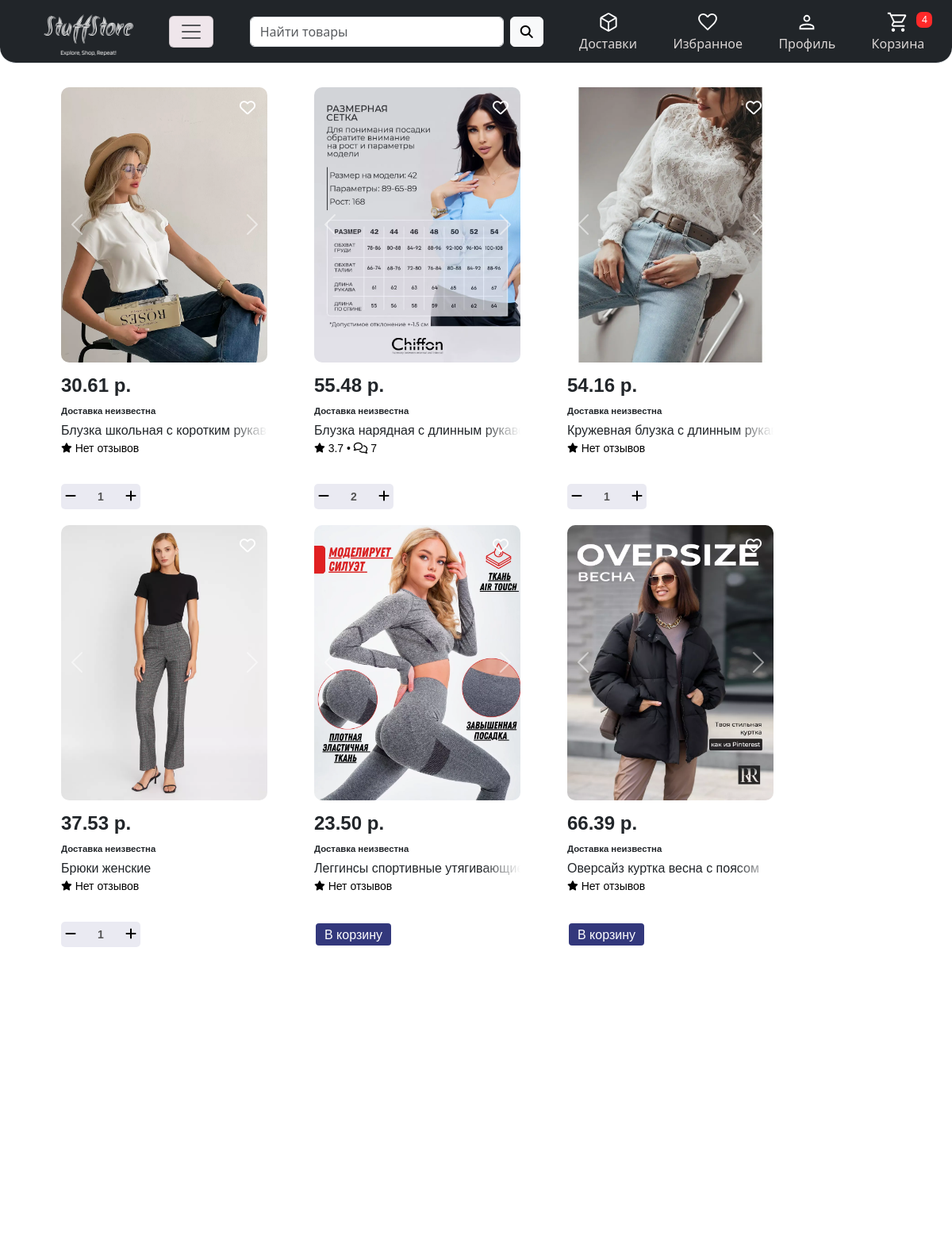
/ (signed in, upper part), run on an earlier commit of the app's database.
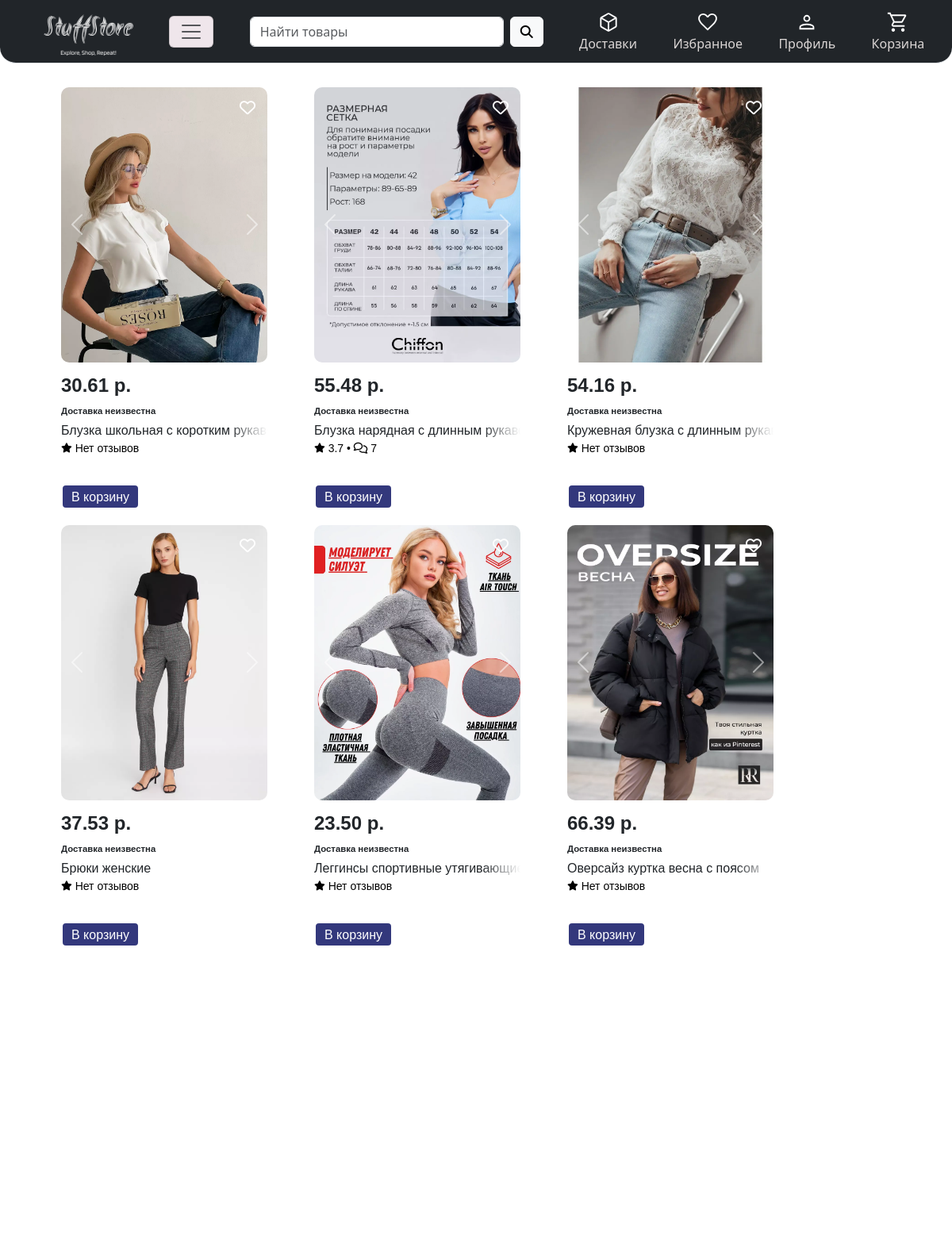
And on a later commit of the database.
### products/models.py (models this page shows, shortened)
class Product(models.Model):
    name = models.CharField(max_length=128)
    price = models.DecimalField(max_digits=10, decimal_places=2)
    description = models.TextField()
    quantity = models.PositiveIntegerField(default=0)
    slug = models.SlugField(max_length=255, unique=True, db_index=True)
    subcategory = models.ForeignKey(to=SubCategory, on_delete=models.PROTECT)
    stripe_product_price_id = models.CharField(max_length=128, blank=True, null=True)
    def get_absolute_url(self):
        return reverse('products:product_page',
                       kwargs={'subcategory_slug': self.subcategory.slug, 'product_id': self.pk})
    def get_avg_rating(self):
        avg_rating = self.reviews.aggregate(avg_rating=Avg('rating'))['avg_rating']
        return avg_rating

### basket/models.py (models this page shows, shortened)
class Basket(models.Model):
    user = models.ForeignKey(User, on_delete=models.CASCADE)
    product = models.ForeignKey(Product, on_delete=models.CASCADE, related_name='basket')
    quantity = models.IntegerField(default=0)
    selected_for_purchase = models.BooleanField(default=True)
    objects = BasketQueryset.as_manager()

### reviews/models.py (models this page shows)
class Review(models.Model):
    product = models.ForeignKey('products.Product', on_delete=models.CASCADE, related_name='reviews', verbose_name='Товар')
    rating = models.PositiveSmallIntegerField(validators=[
        MinValueValidator(1),
        MaxValueValidator(5),
    ])
    user = models.ForeignKey('users.User', on_delete=models.SET_NULL, null=True, related_name='reviews', verbose_name='Пользователь')
    date = models.DateTimeField(auto_now_add=True, verbose_name='Время отзыва')
    description = models.TextField()
    class Meta:
        ordering = ['-date', ]

### products/views.py (the view)
# urls.py: path('', MainView.as_view(), name='home'),
class MainView(BaseMixin, ListView):
    model = Product
    template_name = 'products/main.html'
    def get_context_data(self, *, object_list=None, **kwargs):
        context = super(MainView, self).get_context_data()
        context['title'] = 'StuffStore'
        if not isinstance(self.request.user, AnonymousUser):
            context['basket_products'] = Basket.objects.filter(user=self.request.user)
            context['all_basket_products'] = context['basket_products'].count()
            context['favorites_products'] = list(*list(zip(*Favorites.objects.filter(user=self.request.user).values_list('product'))))
        return context

### products/mixins.py (called while the page is built)
    def get_context_data(self, **kwargs):
        context = super(BaseMixin, self).get_context_data(**kwargs)
        context.update({'title': self.title,
                        'categories': Category.objects.all(),
                        'subcategories': SubCategory.objects.all(),
                        'navbar': navbar_list, 'footer': footer_list,
                        'logo': payment_list, 'bought_cards': cards, 'shopping': shopping_cards,
                        'payment_list': favourite_cards,
                        })
        if not isinstance(self.request.user, AnonymousUser):
            context['basket_counter'] = Basket.objects.filter(user=self.request.user).count()
        return context

### products/models.py (called while the page is built)
    def get_absolute_url(self):
        return reverse('products:catalog', kwargs={'subcategory_slug': self.slug})

### products/templatetags/custom_tags.py (called while the page is built)
@register.simple_tag
def find_product_in_basket(product, basket):
    try:
        return basket.get(product=product)
    except:
        return False

### products/templates/products/main.html
{% extends 'products/base.html' %}
{% load custom_tags %}
{% block content %}
    {% cards_of_products object_list user.id %}
{% endblock content %}

### products/templates/products/templatetags/card_of_product.html (shortened to what the changed rows need)
{% load custom_tags %}
<div class="row row-cols-auto" style="margin-top: 30px">
    {% for product in products %}
        <div class="col" style="cursor: pointer; margin-bottom: 20px;margin-left: 35px">
            <div class="card border-0" style="width: 260px; height: 500px">
                <a onclick="add_product_to_favorites({{ product.id }})">
                    <i id="favorite_heart_{{ product.id }}"
                       class="{% if product.pk in favorites_products %}fa-solid{% else %}fa-regular{% endif %} fa-heart fa-lg add_to_favourite"
                       style="color: rgb(255, 255, 255); position: absolute; top: 10px; z-index: 1000; right: 10px; margin: 15px 5px 0px 0px;"></i></a>
                <div id="carousel-{{ product.id }}" class="carousel slide carousel-fade">
                    <div class="carousel-inner">
                        {% for image in product.images.all %}
                            {% if image %}
                                <div class="carousel-item {% if forloop.first %}active{% endif %}">
                                    <div class="image-wrapper">
                                        <a href="{{ product.get_absolute_url }}">
                                            <img src="{{ image.image.url }}" class="d-block w-100 card-img-top"
                                                 style="border-radius: 10px; width: 330px;" alt="Image">
                                        </a>
                                    </div>
                                </div>
                            {% endif %}
                        {% endfor %}
                    </div>
                    <button class="carousel-control-prev" type="button" data-bs-target="#carousel-{{ product.id }}"
                            data-bs-slide="prev">
                        <span class="carousel-control-prev-icon" aria-hidden="true"></span>
                    </button>
                    <button class="carousel-control-next" type="button" data-bs-target="#carousel-{{ product.id }}"
                            data-bs-slide="next">
                        <span class="carousel-control-next-icon" aria-hidden="true"></span>
                    </button>
                </div>
                <div class="card-body"
                     style="overflow: hidden; padding-top: 5px; padding-bottom: 0px; padding-left: 0; margin-top: 0;">
                    <h5 class="card-title" style="font-size: 24px; margin-top: 10px">
                        <b>{{ product.price }} р.</b>
                    </h5>
                    <p style="margin: 0; font-size: small;"><small><b>Доставка неизвестна</b></small></p>
                    <p class="card-text" style="margin-bottom: 0; white-space: nowrap; margin-top: 3px;">
                        <span class="blur" style="width: 260px">{{ product.name }}</span>
                    </p>
                    <div style="display: flex;">
                        <div style="font-size: 14px;"><a href="#reviews" style="color: black;">
                            {% if product.reviews.all|length > 0 %}
                                {{ product.get_avg_rating|floatformat }} &#8226;
                                <i class="fa-regular fa-comments"></i> {{ product.reviews.all|length }}</a>
                            {% else %}
                                Нет отзывов
                            {% endif %}
                        </div>
                    </div>
                </div>
            </div>
            <div id="in_basket_{{ product.pk }}">
                {% find_product_in_basket product basket_products as product_in_basket %}
                {% if not product_in_basket %}
                    <div id="product_not_in_basket_{{ product.pk }}">
                        <a id="inBasket" class="btn btn-primary-link"
                           style="background-color: rgb(51, 56, 124); height: 32px; padding: 1px 11px 0; align-content: center;"
                           value="" onclick="add_product_to_basket({{ product.pk }})">В корзину</a>
                    </div>
                {% else %}
                    <div id="product_in_basket_{{ product.pk }}"
                         style="background-color: rgba(51, 56, 124, 0.1); width: max-content; border-radius: 5px;">
                        <button style="border: none; background: none; padding: 0px 0px 0px 5px;"><a style="all: unset;"
                                                                                                     onclick="minus_product_to_basket({{ product.pk }})"><i
                                class="fa-solid fa-minus"></i></a></button>
                        <input id="product_{{ product.pk }}_quantity" type="text"
                               style="width: 53px; height: 32px; font-size: 14px; font-weight: 700; border: none; background: none; padding: 0; text-align: center;"
                               value="{{ product_in_basket.quantity }}" disabled>
                        <button style="border: none; background: none; padding: 0px 5px 0px 0px;"><a style="all: unset;"
                                                                                                     onclick="add_product_to_basket({{ product.pk }})"><i
                                class="fa-solid fa-plus"></i></a></button>
                    </div>
                {% endif %}
            </div>
        </div>
    {% endfor %}
</div>

What changed in the data, as far as the page shows it:
removed Basket: quantity "1"
removed Basket: quantity "2"
removed Basket: quantity "1"
removed Basket: quantity "1"
changed Product "Блузка школьная с коротким…": now shows "В корзину"
changed Product "Блузка нарядная с длинным…": now shows "В корзину"
changed Product "Кружевная блузка с длинным…": now shows "В корзину"
changed Product "Брюки женские": now shows "В корзину"
